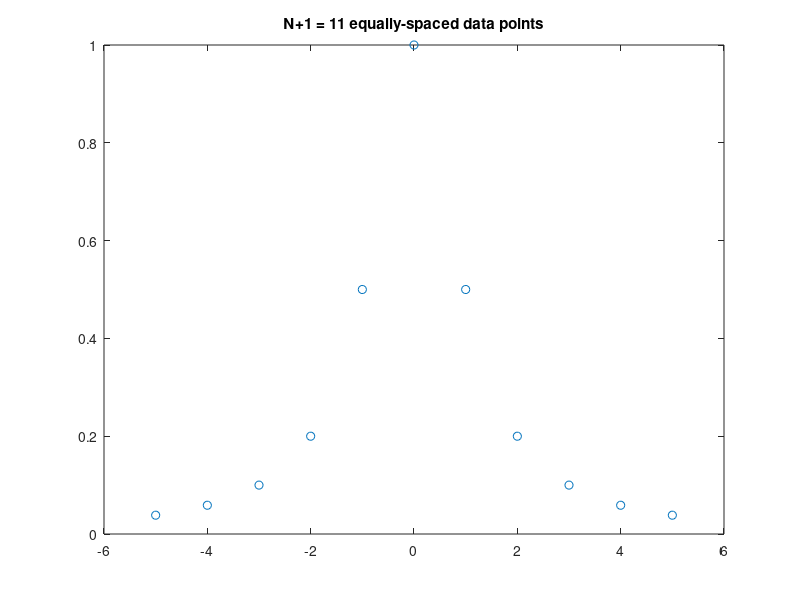
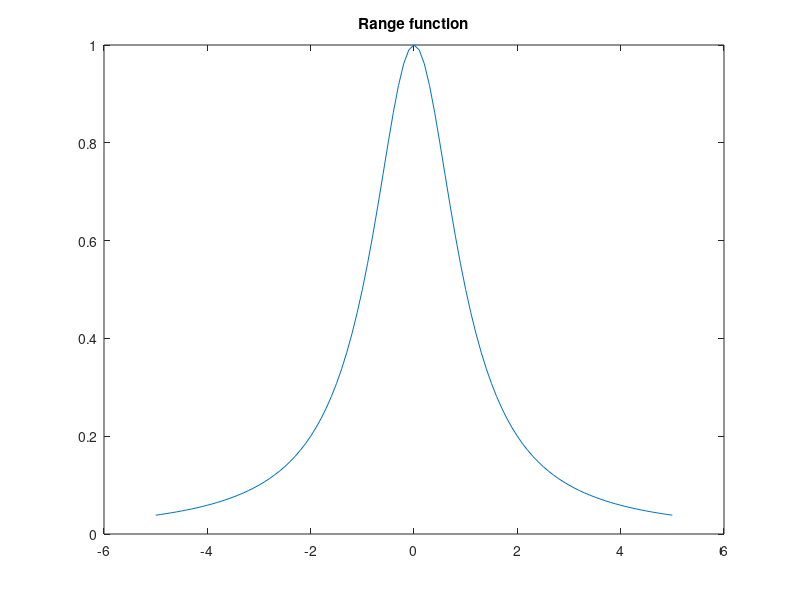
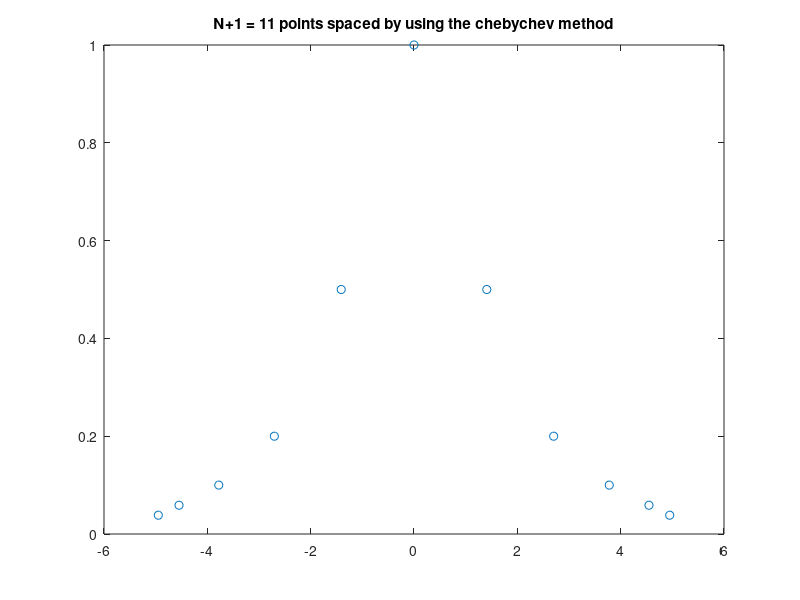
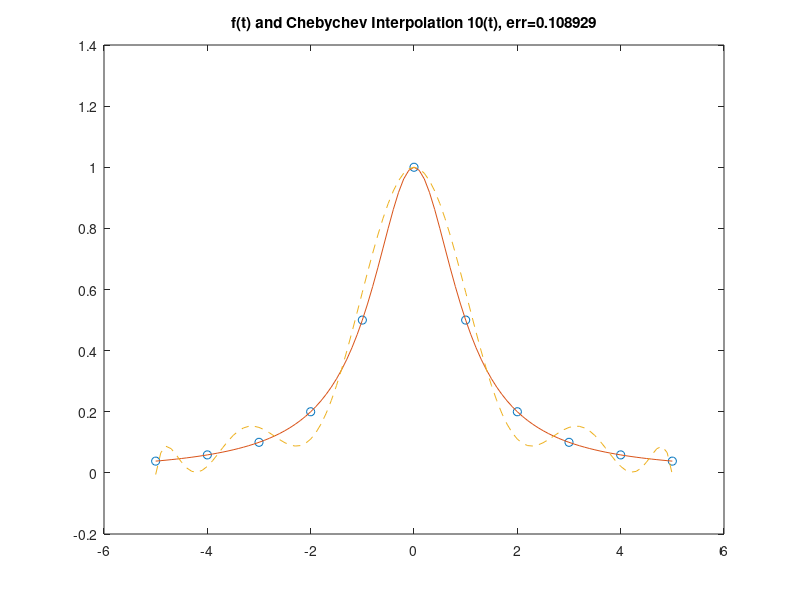

Write MATLAB code to recreate these figures, in order.
%% Lab 4
%%

%% Problem 1
%%
N = 10;
x = linspace(-5,5,N+1);
f = inline('1./(1+x.*x)','x');
y = f(x);
plot(x, y, 'o');
title('N+1 = 11 equally-spaced data points');
t = [-5:.1:5];
figure;
plot(t, f(t), '-');
title('Range function');

%% Problem 2
%%
PN = polyfit(x,y,N);
v = polyval(PN,t);
err = norm(f(t)-v,inf);
figure;
plot(x,y,'o',t,f(t),'-',t,v,'--')
title(sprintf('f(t) and P {10}(t), err=%g',err))

%% Problem 3
%%
K = N+1;
a = -5;
b = 5;
xcheb = zeros(1,K);
for i=1:K
    xcheb(i)=(a+b)/2 + (b-a)/2 * cos( (i-.5)*pi/K );
end
plot(xcheb, y, 'o');
title('N+1 = 11 points spaced by using the chebychev method');
ycheb = f(xcheb);
PNcheb = polyfit(xcheb,ycheb,N);
vcheb = polyval(PNcheb,t);

cheberr = norm(f(t)-vcheb,inf);
figure;
plot(x,y,'o',t,f(t),'-',t,vcheb,'--')
title(sprintf('f(t) and Chebychev Interpolation {10}(t), err=%g',cheberr))

%%
% The polynomial interpolation provided by matlabs polyfit finds the
% coefficeints of a p(x) that fit a vector of X points. The
% interpolation that happens in Problem 2 uses N equally spaced points
% (shown in Figure 1) and yeilds a polynomial that interpolates the
% points but also has a lot of error at the ends of the interval (in
% this case near -5 and 5). The Chebychev polynomial in problem 3 uses
% X values generated using the equation '(a+b)/2 + (b-a)/2 * cos(
% (i-.5)*pi/K )'. You can see in Figure 3 that the x values used in
% the Chebychev polynomial are bunched up near the ends of the
% interval (-5 to 5). The high error at the ends of the polynomail in
% Problem 2 is an example of Runge's phenomenom. The chebyshev points
% help mitigate the error poblem by using a least squares method to
% ensure a minimun maximum error.

%% Problem 4
%%
% As the number of nodes increases, the error in an interpolating
% polynomial with equally spaced X values becomes exteremely bad at
% the end of it's interval. In contrast, the polynomial using
% chebyshev points get's more and more accurate.

%%
% To see these poloynomials I changed N (at the top of the file) to 20
% and then 50.
